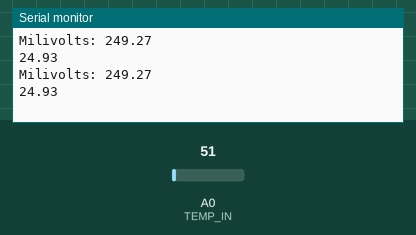
The sketch below on a simulated Arduino Uno, built with avr-gcc and run on an emulated ATmega328P. Shown: the last lines printed to the serial monitor. The inputs (shaded band) are chosen by the test bench; at power-on: A0 (TEMP_IN) = 51.

Above: at 2.8 s.
2.9 s: A0 (TEMP_IN) set to 61
At 4.6 s:
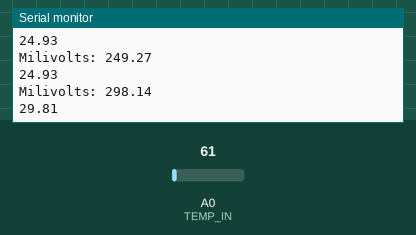
5.6 s: A0 (TEMP_IN) set to 71
At 7.4 s:
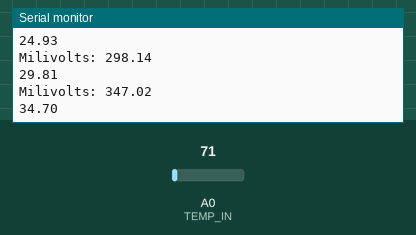
Timing chart, 0 to 8.9 s (numbered marks = the images above; inputs shaded):
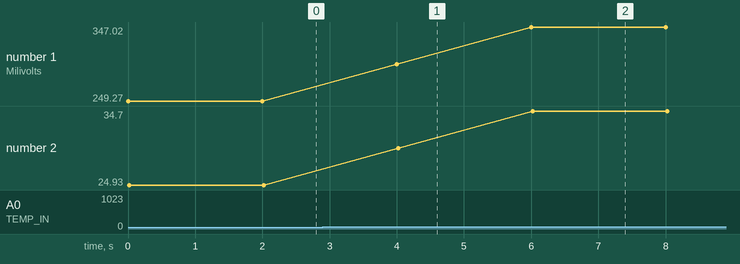

The sketch:

C5E2.ino
```cpp
#define TEMP_IN A0

void setup() {
  Serial.begin(9600);
}

int vIn = 0;
double mvIn = 0;
double temperature = 0;

void loop() {
  // 1C is 0.001V
  vIn = analogRead(TEMP_IN);
  mvIn = (vIn/1023.0) * 5000;
  Serial.print("Milivolts: ");
  Serial.println(mvIn);
  temperature = mvIn / 10;
  Serial.println(temperature);

  delay(2000);
}
```

Measured:
- after the input at 2.9 s, the serial monitor: prints a new line after 1.1 s (image 1)
- after the input at 5.6 s, the serial monitor: prints a new line after 0.40 s (image 2)
- plotted number 1: 249.27 → 298.14 after the input at 2.9 s, 298.14 → 347.02 after the input at 5.6 s
- plotted number 2: 24.93 → 29.81 after the input at 2.9 s, 29.81 → 34.7 after the input at 5.6 s
